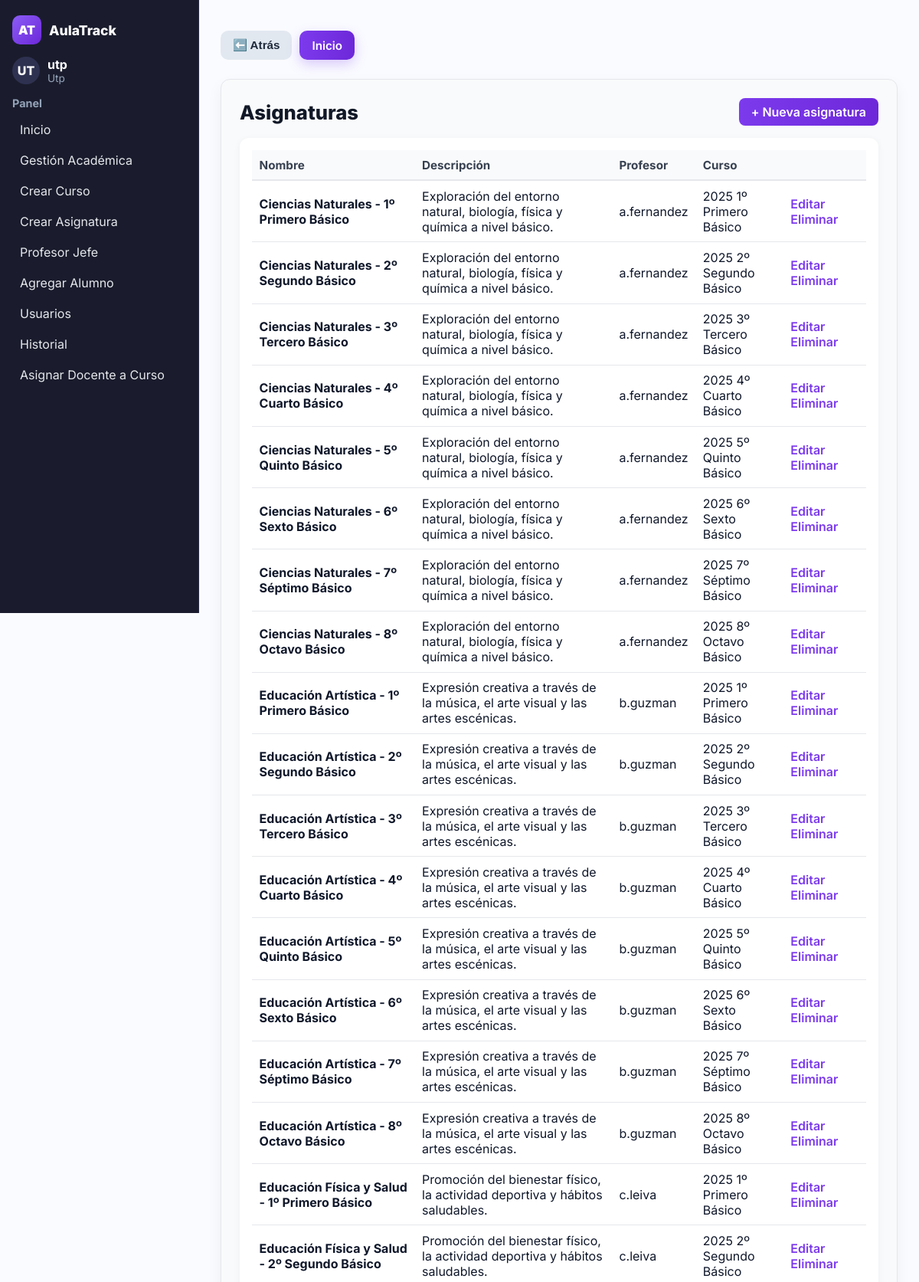
Page /asignaturas/ (signed in, upper part) on the committed database.
### usuarios/models.py (models this page shows, shortened)
class Usuario(AbstractUser):
    nombres = models.CharField(max_length=100)
    apellidos = models.CharField(max_length=100)
    rut = models.CharField(max_length=12, unique=True, validators=[rut_validator])
    ROLE_DOCENTE = 'docente'
    ROLE_UTP = 'utp'
    ROLE_INSPECTOR = 'inspector'
    ROLE_CHOICES = [
        (ROLE_DOCENTE, 'Docente'),
        (ROLE_UTP, 'UTP'),
        (ROLE_INSPECTOR, 'Inspector'),
    ]
    role = models.CharField(max_length=20, choices=ROLE_CHOICES)

class Asignatura(models.Model):
    nombre = models.CharField(max_length=30)
    descripcion = models.TextField(blank=True)
    profesor = models.ForeignKey(
        Usuario, on_delete=models.CASCADE, null=True, blank=True, limit_choices_to={'role': 'docente'}
    )
    curso = models.ForeignKey(
        'Curso', on_delete=models.CASCADE, related_name='asignaturas', null=True, blank=True
    )

class Curso(models.Model):
    año = models.CharField(max_length=15)
    nombre = models.CharField(max_length=30)
    sala = models.CharField(max_length=10)
    profesor_jefe = models.ForeignKey(
        Usuario,
        on_delete=models.CASCADE,
        null=True,
        blank=True,
        limit_choices_to={'role': 'docente'},
        related_name='cursos_como_profesor_jefe'
    )
    class Meta:
        constraints = [
            models.UniqueConstraint(
                Lower('año'), Lower('nombre'), Lower('sala'),
                name='uniq_curso_anio_nombre_sala_ci'
            )
        ]

### usuarios/views.py (the view)
# urls.py: path('asignaturas/', asignatura_list, name='asignatura_list'),
@user_passes_test(es_utp)
def asignatura_list(request):
    asignaturas = Asignatura.objects.select_related("profesor").order_by("nombre")
    return render(request, "asignatura_list.html", {"asignaturas": asignaturas})

### usuarios/views.py (called while the page is built)
def es_utp(user):
    return hasattr(user, 'role') and user.role == 'utp'

### usuarios/templates/asignatura_list.html (shortened to what this page needs)
{% extends 'base.html' %}
{% load static %}
{% block content %}
<div class="page">
  <div class="page-head">
    <h1>Asignaturas</h1>
    <a class="btn-primary" href="{% url 'usuarios:crear_asignatura' %}">+ Nueva asignatura</a>
  </div>
  <div class="table-container">
    <table>
      <thead>
        <tr>
          <th>Nombre</th>
          <th>Descripción</th>
          <th>Profesor</th>
          <th>Curso</th>
          <th></th>
        </tr>
      </thead>
      <tbody>
      {% for a in asignaturas %}
        <tr>
          <td><strong>{{ a.nombre }}</strong></td>
          <td>{{ a.descripcion|default:"—" }}</td>
          <td>
            {% if a.profesor %}
              {{ a.profesor.get_full_name|default:a.profesor.username }}
            {% else %}
              <span class="muted">Sin profesor</span>
            {% endif %}
          </td>
          <td>
            {% if a.curso %}
              {{ a.curso.año }} {{ a.curso.nombre }}
            {% else %}
              <span class="muted">No asignado</span>
            {% endif %}
          </td>
          <td class="cell-actions">
            <a href="{% url 'usuarios:asignatura_editar' a.id %}">Editar</a>
            <a href="{% url 'usuarios:asignatura_eliminar' a.id %}">Eliminar</a>
          </td>
        </tr>
      {% empty %}
        <tr><td colspan="5" class="empty-row">No hay asignaturas registradas.</td></tr>
      {% endfor %}
      </tbody>
    </table>
  </div>
</div>
{% endblock %}

### usuarios/templates/base.html (shortened to what this page needs)
{% load static %}
<!DOCTYPE html>
<html lang="es">
<head>
    <link rel="stylesheet" href="{% static 'css/base.css' %}">
    <link rel="stylesheet" href="{% static 'css/global.css' %}">
</head>
<body>
<main class="app">
    <aside class="sidebar" aria-label="Barra lateral">
        <div class="sidebar-content">
            <div class="brand">
                <div class="logo">AT</div>
                <div class="name">AulaTrack</div>
            </div>
            {% if user.is_authenticated %}
            <div class="profile">
                <div class="avatar">{{ user.username|slice:":2"|upper }}</div>
                <div>
                    <div class="docente">{{ user.username }}</div>
                    <div class="rol">{{ user.role|title|default:"Sin rol" }}</div>
                </div>
            </div>
            <nav class="menu">
                <div class="nav-section">
                    <h4>Panel</h4>
                    <ul>
                        <li><a href="{% url 'usuarios:home_page' %}">Inicio</a></li>
                        {% if user.role == "utp" %}
                            <li><a href="{% url 'usuarios:cursos_lista' %}">Gestión Académica</a></li>
                            <li><a href="{% url 'usuarios:crear_curso' %}">Crear Curso</a></li>
                            <li><a href="{% url 'usuarios:crear_asignatura' %}">Crear Asignatura</a></li>
                            <li><a href="{% url 'usuarios:asignar_profesor_jefe' %}">Profesor Jefe</a></li>
                            <li><a href="{% url 'usuarios:agregar_alumno' %}">Agregar Alumno</a></li>
                            <li><a href="{% url 'usuarios:gestion_usuario' %}">Usuarios</a></li>
                            <li><a href="{% url 'usuarios:historial_admin' %}">Historial</a></li>
                            <li><a href="{% url 'usuarios:asignar_docente_curso' %}">Asignar Docente a Curso</a></li>
                        {% elif user.role == "docente" %}
                            <li><a href="{% url 'usuarios:home_page' %}">Mis Cursos</a></li>
                        {% elif user.role == "alumno" %}
                            <li><a href="{% url 'usuarios:home_page' %}">Mi Inicio</a></li>
                        {% endif %}
                    </ul>
                </div>
            </nav>
            {% endif %}
        </div>
    </aside>
    <section class="main">
        {% if request.path != '/' and request.path != '/home/' %}
        <div class="nav-buttons fade-in">
            <button onclick="window.history.back()" class="btn btn-secondary">⬅️ Atrás</button>
            <a href="{% url 'usuarios:home_page' %}" class="btn btn-prim">Inicio</a>
        </div>
        {% endif %}
        <div class="content">
            {% block content %}{% endblock %}
        </div>
    </section>
</main>
</body>
</html>

### usuarios/static/css/base.css (style rules this page uses)
:root { --brand-400:#b197fc; --brand-500:#a855f7; --brand-600:#8b5cf6; --brand-700:#7c3aed; --brand-800:#6d28d9; --side-bg:#1a1c2d; --side-border:#2a2d45; --side-hover:#2a2e49; --side-text:#e5e7eb; --side-muted:#94a3b8; --bg:#ffffff; --surface:#f9fafb; --border:#e5e7eb; --text:#0f172a; --danger:#dc2626; --danger-hover:#b91c1c; --radius:12px; --transition:all 0.25s ease; --shadow:0 8px 20px rgba(0,0,0,0.05); }
* { box-sizing:border-box }
html,body { height:100%;margin:0;font-family:"Inter",system-ui,sans-serif;background:var(--bg);color:var(--text); }
.app { display:grid; grid-template-columns:260px 1fr; min-height:100vh; }
.sidebar { background:var(--side-bg); color:var(--side-text); display:flex; flex-direction:column; justify-content:space-between; border-right:1px solid var(--side-border); position:sticky; top:0; height:100vh; }
.sidebar-content { padding:20px 16px 90px; overflow-y:auto; }
.brand { display:flex;align-items:center;gap:10px;margin-bottom:1rem; }
.logo { width:38px;height:38px;display:grid;place-items:center; border-radius:10px; background:linear-gradient(135deg,var(--brand-600),var(--brand-800)); color:#fff;font-weight:900; }
.name { font-weight:800;color:#fff;font-size:1.1rem; }
.profile { display:flex;align-items:center;gap:10px;margin:1rem 0; }
.avatar { width:36px;height:36px;border-radius:999px; background:#2e3150;color:#fff;font-weight:800; display:grid;place-items:center; }
.docente { font-weight:700;color:#fff; }
.rol { font-size:.85rem;color:var(--side-muted); }
.nav-section { margin-top:1rem; }
.nav-section h4 { margin:0 0 .5rem;color:var(--side-muted);font-size:.9rem;font-weight:700; }
.nav-section ul { list-style:none;margin:0;padding:0;display:grid;gap:4px; }
.nav-section a { display:block; padding:8px 10px; border-radius:8px; color:var(--side-text); transition:var(--transition); }
.main { background:var(--bg); padding:24px 28px; }
.content { background:var(--surface); border:1px solid var(--border); border-radius:var(--radius); padding:1.5rem; box-shadow:var(--shadow); }
a { color:var(--brand-500); text-decoration:none; transition:var(--transition); }

### usuarios/static/css/global.css (style rules this page uses)
body, html, .main { font-family: "Inter", system-ui, sans-serif; background: #fafbff !important; color: #0f172a; }
.btn, .btn-prim, .btn-secondary { display: inline-flex; align-items: center; justify-content: center; gap: 0.4rem; border-radius: 10px; font-weight: 600; cursor: pointer; text-decoration: none; font-size: 0.95rem; transition: all 0.25s ease; height: 38px; padding: 0 1rem; }
.btn { background: #fff; color: #111827; border: 1px solid #d1d5db; }
.btn-prim { background: linear-gradient(90deg, #7c3aed, #6d28d9); color: #fff; border: none; box-shadow: 0 6px 16px rgba(124, 58, 237, 0.25); }
.btn-secondary { background-color: #e2e8f0; color: #1e293b; border: none; }
.nav-buttons { display: flex; gap: 10px; margin: 15px 0 25px 0; animation: fadeIn 0.4s ease-in; }
.fade-in { animation: fadeIn 0.4s ease-in; }
.nav-buttons a { text-decoration: none !important; }
h1, h2, h3, h4, h5 { color: #111827; font-weight: 800; }

### usuarios/templates/asignatura_list.html (style rules this page uses)
.page-head { display: flex; justify-content: space-between; align-items: center; margin-bottom: 1rem; }
.page-head h1 { font-size: 1.6rem; font-weight: 800; margin: 0; }
.btn-primary { background: linear-gradient(90deg, #7c3aed, #6d28d9); color: #fff; padding: 0.5rem 1rem; border-radius: 8px; text-decoration: none; font-weight: 600; transition: all 0.25s ease; }
.table-container { background: #fff; border-radius: 12px; padding: 1rem; box-shadow: 0 2px 10px rgba(0,0,0,0.05); }
table { width: 100%; border-collapse: collapse; }
th { text-align: left; background: #f9fafb; font-weight: 700; font-size: 0.95rem; color: #374151; border-bottom: 2px solid #e5e7eb; padding: 0.6rem; }
td { padding: 0.6rem; border-bottom: 1px solid #e5e7eb; vertical-align: middle; }
.cell-actions a { color: #7c3aed; text-decoration: none; font-weight: 600; margin-right: 0.8rem; transition: color 0.2s; }

### rows in the picture
Usuario: username "UT", username "utp", role "Utp"
Asignatura: nombre "Ciencias Naturales - 1º Primero Básico", descripcion "Exploración del entorno natural, biología, física y química a nivel básico.", profesor.get_full_name "a.fernandez", curso.año "2025", curso.nombre "1º Primero Básico"
Asignatura: nombre "Ciencias Naturales - 2º Segundo Básico", descripcion "Exploración del entorno natural, biología, física y química a nivel básico.", profesor.get_full_name "a.fernandez", curso.año "2025", curso.nombre "2º Segundo Básico"
Asignatura: nombre "Ciencias Naturales - 3º Tercero Básico", descripcion "Exploración del entorno natural, biología, física y química a nivel básico.", profesor.get_full_name "a.fernandez", curso.año "2025", curso.nombre "3º Tercero Básico"
Asignatura: nombre "Ciencias Naturales - 4º Cuarto Básico", descripcion "Exploración del entorno natural, biología, física y química a nivel básico.", profesor.get_full_name "a.fernandez", curso.año "2025", curso.nombre "4º Cuarto Básico"
Asignatura: nombre "Ciencias Naturales - 5º Quinto Básico", descripcion "Exploración del entorno natural, biología, física y química a nivel básico.", profesor.get_full_name "a.fernandez", curso.año "2025", curso.nombre "5º Quinto Básico"
Asignatura: nombre "Ciencias Naturales - 6º Sexto Básico", descripcion "Exploración del entorno natural, biología, física y química a nivel básico.", profesor.get_full_name "a.fernandez", curso.año "2025", curso.nombre "6º Sexto Básico"
Asignatura: nombre "Ciencias Naturales - 7º Séptimo Básico", descripcion "Exploración del entorno natural, biología, física y química a nivel básico.", profesor.get_full_name "a.fernandez", curso.año "2025", curso.nombre "7º Séptimo Básico"
Asignatura: nombre "Ciencias Naturales - 8º Octavo Básico", descripcion "Exploración del entorno natural, biología, física y química a nivel básico.", profesor.get_full_name "a.fernandez", curso.año "2025", curso.nombre "8º Octavo Básico"
Asignatura: nombre "Educación Artística - 1º Primero Básico", descripcion "Expresión creativa a través de la música, el arte visual y las artes escénicas.", profesor.get_full_name "b.guzman", curso.año "2025", curso.nombre "1º Primero Básico"
Asignatura: nombre "Educación Artística - 2º Segundo Básico", descripcion "Expresión creativa a través de la música, el arte visual y las artes escénicas.", profesor.get_full_name "b.guzman", curso.año "2025", curso.nombre "2º Segundo Básico"
Asignatura: nombre "Educación Artística - 3º Tercero Básico", descripcion "Expresión creativa a través de la música, el arte visual y las artes escénicas.", profesor.get_full_name "b.guzman", curso.año "2025", curso.nombre "3º Tercero Básico"
Asignatura: nombre "Educación Artística - 4º Cuarto Básico", descripcion "Expresión creativa a través de la música, el arte visual y las artes escénicas.", profesor.get_full_name "b.guzman", curso.año "2025", curso.nombre "4º Cuarto Básico"
Asignatura: nombre "Educación Artística - 5º Quinto Básico", descripcion "Expresión creativa a través de la música, el arte visual y las artes escénicas.", profesor.get_full_name "b.guzman", curso.año "2025", curso.nombre "5º Quinto Básico"
Asignatura: nombre "Educación Artística - 6º Sexto Básico", descripcion "Expresión creativa a través de la música, el arte visual y las artes escénicas.", profesor.get_full_name "b.guzman", curso.año "2025", curso.nombre "6º Sexto Básico"
Asignatura: nombre "Educación Artística - 7º Séptimo Básico", descripcion "Expresión creativa a través de la música, el arte visual y las artes escénicas.", profesor.get_full_name "b.guzman", curso.año "2025", curso.nombre "7º Séptimo Básico"
Asignatura: nombre "Educación Artística - 8º Octavo Básico", descripcion "Expresión creativa a través de la música, el arte visual y las artes escénicas.", profesor.get_full_name "b.guzman", curso.año "2025", curso.nombre "8º Octavo Básico"
Asignatura: nombre "Educación Física y Salud - 1º Primero Básico", descripcion "Promoción del bienestar físico, la actividad deportiva y hábitos saludables.", profesor.get_full_name "c.leiva", curso.año "2025", curso.nombre "1º Primero Básico"
Asignatura: nombre "Educación Física y Salud - 2º Segundo Básico", descripcion "Promoción del bienestar físico, la actividad deportiva y hábitos saludables.", profesor.get_full_name "c.leiva", curso.año "2025", curso.nombre "2º Segundo Básico"
